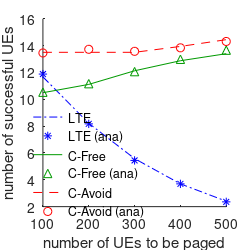
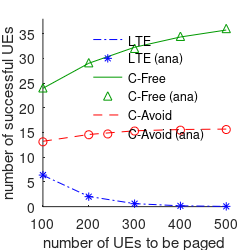

Here is the MATLAB script that generated these plots, in order:
clear;
load('netscale_n100_p3.mat');
close all;
figure1 = figure;

hold on;
h = plot(100:100:500, A_C_total , 'b-.');
plot(100:100:500, C_total , 'b*');
plot(100:100:500, A_M_total, '-', 'Color',[0,.6, 0]);
plot(100:100:500, M_total, '^', 'Color',[0,.6,0]);
plot(100:100:500, A_N_total, 'r--');
plot(100:100:500, N_total, 'ro');
hold off;
hl = legend('LTE', 'LTE (ana)', 'C-Free', 'C-Free (ana)', 'C-Avoid', 'C-Avoid (ana)', 'Location', 'SouthEast');
legend boxoff;

xlabel('number of UEs to be paged');  
ylabel('number of successful UEs'); 

%axis([-inf, inf, 10, 20]);

set(figure1, 'PaperUnits', 'inches');
set(figure1, 'PaperPosition', [0 0 2.5 2.5]);
set(figure1, 'Units', 'inches');
set(figure1, 'Position', [0 0 2.5 2.5]);

pos = get(hl, 'position');
loci = get(gca, 'position');
set(hl, 'position', [loci(1)-.02 pos(2)-0.06 pos(3) pos(4)]);
print(figure1, '-depsc', 'netscale_n100_p3.eps');


% p = 0.8
clear;
load('netscale_n100_p8.mat');
close all;
figure1 = figure;
hold on;
h = plot(100:100:500, A_C_total , 'b-.');
plot(100:100:500, C_total , 'b*');
plot(100:100:500, A_M_total, '-', 'Color',[0,.6, 0]);
plot(100:100:500, M_total, '^', 'Color',[0,.6,0]);
plot(100:100:500, A_N_total, 'r--');
plot(100:100:500, N_total, 'ro');
hold off;
hl = legend('LTE', 'LTE (ana)', 'C-Free', 'C-Free (ana)', 'C-Avoid', 'C-Avoid (ana)', 'Location', 'SouthEast');
legend boxoff;

xlabel('number of UEs to be paged');  
ylabel('number of successful UEs'); 

ylim([0, 38]);
set(gca, 'YTick',[0:5:40]);
set(figure1, 'PaperUnits', 'inches');
set(figure1, 'PaperPosition', [0 0 2.5 2.5]);
set(figure1, 'Units', 'inches');
set(figure1, 'Position', [0 0 2.5 2.5]);

pos = get(hl, 'position');
loci = get(gca, 'position');
set(hl, 'position', [loci(1)+.22 pos(2)+.25 pos(3) pos(4)]);

print(figure1, '-depsc', 'netscale_n100_p8.eps');